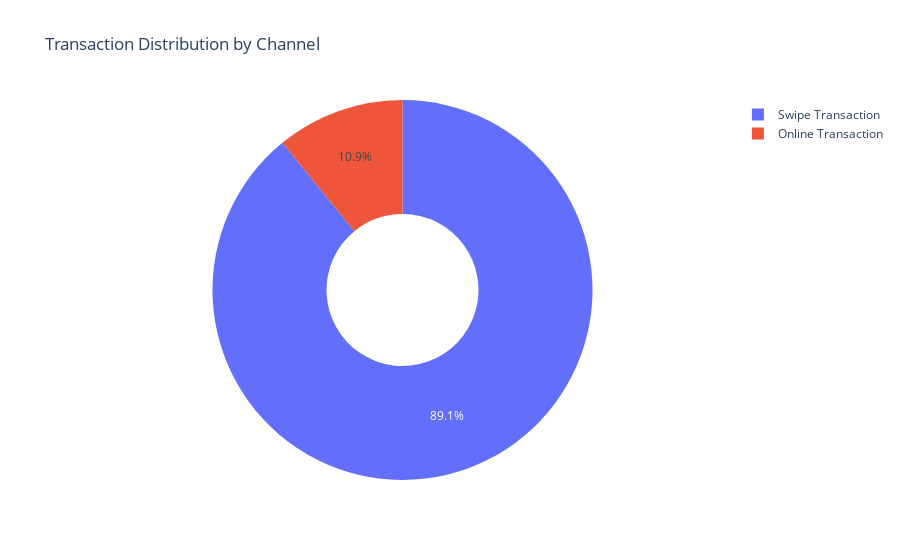

Notebook code for this chart:
### Code cell
# Count number of transactions per channel
channel_summary = df['use_chip'].value_counts().reset_index()
channel_summary.columns = ['channel', 'count']
# Donut chart (same as pie, but with hole in the center)
fig_donut = px.pie(
    channel_summary,
    names='channel',
    values='count',
    hole=0.4,
    title='Transaction Distribution by Channel'
)
fig_donut.show()

### Figure 1 — Plotly figure (JSON) as saved in the notebook; plotly's stock layout.template omitted (floating-point values rounded to 4 significant figures)
{"data": [{"domain": {"x": [0, 1], "y": [0, 1]}, "hole": 0.4, "hovertemplate": "channel=%{label}<br>count=%{value}<extra></extra>", "labels": ["Swipe Transaction", "Online Transaction"], "legendgroup": "", "name": "", "showlegend": true, "type": "pie", "values": [934123, 114249]}], "layout": {"legend": {"tracegroupgap": 0}, "title": {"text": "Transaction Distribution by Channel"}}}
